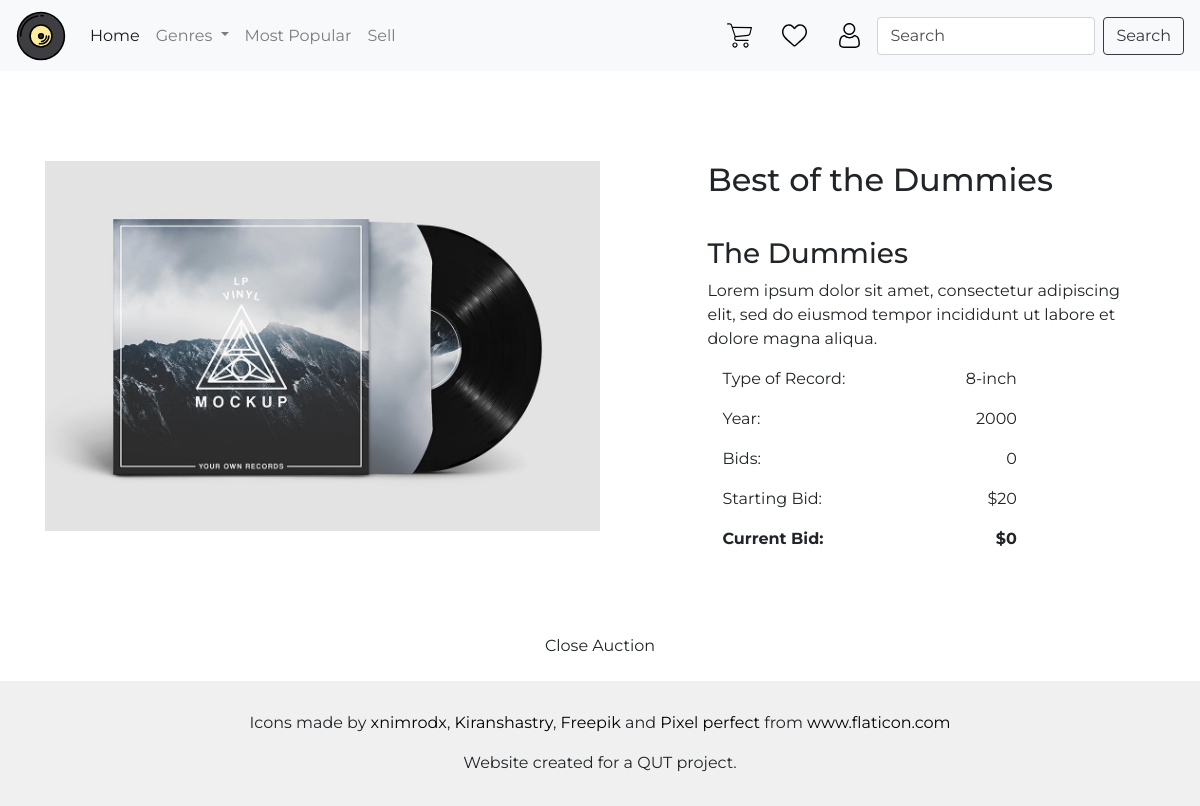
/item/30 (signed in), run on the app's committed database.
### auction/models.py (models this page shows, shortened)
class Item(db.Model):
    __tablename__ = 'items'
    id = db.Column(db.Integer, primary_key=True)
    name = db.Column(db.String(100), index=True, nullable=False)
    description = db.Column(db.String(200), nullable=False)
    artist = db.Column(db.String(100), index=True, nullable=False)
    genre = db.Column(db.String(80), index=True, nullable=False)
    year = db.Column(db.Integer, nullable=False)
    designation = db.Column(db.String(80), nullable=False)
    image = db.Column(db.String(400), nullable=False)
    starting_value = db.Column(db.Integer, nullable=False)
    current_value = db.Column(db.Integer, nullable=False)
    bid_number = db.Column(db.Integer, nullable=True)
    status = db.Column(db.String(80), index=True, nullable=False)
    user_id = db.Column(db.Integer, db.ForeignKey('users.id'))
    date_posted = db.Column(db.String, nullable=False)
    watchlists = db.relationship('Watchlist', backref='items')
    bids = db.relationship('Bid', backref='items')

### auction/auth.py (the view)
@bp2.route("/<id>")
def show(id):
    seller = False
    if current_user.get_id() != None :
        user = int(current_user.get_id())
        try:
            itemUserId = int(Item.query.get(id).user_id)
            seller = (itemUserId == user)
        except:
            seller = False
    details = Item.query.filter_by(id=id).first()
    if seller:
        details = Item.query.filter_by(id=id).first()
        active_bids = Bid.query.filter_by(id=id).first()
        form = CloseAuctionForm()
        return render_template('seller_details.html', active_bids=active_bids, details=details, form=form)
    else:
        form = BidForm()
        details = Item.query.filter_by(id=id).first()
        return render_template('item_details.html', details=details, form=form)

### auction/forms.py
class CloseAuctionForm(FlaskForm):
    submit = SubmitField("Close Auction")

### auction/templates/seller_details.html (shortened to what this page needs)
{% import "bootstrap/wtf.html" as wtf %}
{% block content %}
<div class="row def-padding space-between">
    <div class="col-lg-6 col-xs-12 top-btm-padding">
        <img class="img-fluid" src={{details.image}} alt="Record Image">
    </div>
    <div class="col-lg-5 col-xs-12 col-sm-12 col-md-12">
        <h2 class="top-btm-padding">{{details.name}}</h2>
        <h3>{{details.artist}}</h3>
        <p class="card-text">{{details.description}}</p>
        <div class="space-between col-lg-9 col-md-10 col-sm-12">
            <p>Type of Record: </p>
            <p>{{details.designation}}</p>
        </div>
        <div class="space-between col-lg-9 col-md-10 col-sm-12">
            <p>Year: </p>
            <p>{{details.year}}</p>
        </div>
        <div class="space-between col-lg-9 col-md-10 col-sm-12">
            <p>Bids: </p>
            <p>{{details.bid_number}}</p>
        </div>
        <div class="space-between col-lg-9 col-md-10 col-sm-12">
            <p>Starting Bid: </p>
            <p>${{details.starting_value}}</p>
        </div>
        <div class="space-between col-lg-9 col-md-10 col-sm-12 font-weight-bold">
            <p>Current Bid: </p>
            <p>${{details.bid_number}}</p>
        </div>
    </div>
</div>
<div class="col-12 justify-center space-between">
    {{wtf.quick_form(form,
        "/item/{0}/bid".format(details.id))}}
</div>
{% endblock %}

### auction/static/styles/style.css (style rules this page uses)
* { font-family: Montserrat; }
.def-padding { padding: 60px; }
.top-btm-padding { padding: 30px 0 30px 0; }
.space-between { display: flex; justify-content: space-between; }
.justify-center { display: flex; justify-content: center; }
::placeholder { color: rgba(0,0,0,0.7) !important; opacity: 1; }

### data on the page
Item: image (picture), name "Best of the Dummies", artist "The Dummies", description "Lorem ipsum dolor sit amet, consectetur adipiscing elit, sed do eiusmod tempor incididunt ut labore et dolore magna aliqua.", designation "8-inch", year "2000", bid_number "0", starting_value "20"
